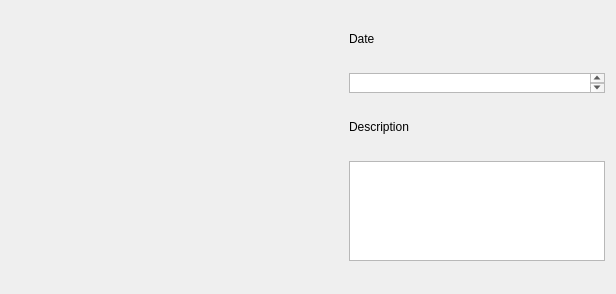
<?xml version="1.0" encoding="UTF-8"?>
<ui version="4.0">
 <class>RadiographWidget</class>
 <widget class="QWidget" name="RadiographWidget">
  <property name="geometry">
   <rect>
    <x>0</x>
    <y>0</y>
    <width>616</width>
    <height>294</height>
   </rect>
  </property>
  <property name="windowTitle">
   <string>Form</string>
  </property>
  <layout class="QHBoxLayout" name="horizontalLayout" stretch="1,0">
   <item>
    <widget class="QLabel" name="imageLabel">
     <property name="sizePolicy">
      <sizepolicy hsizetype="Preferred" vsizetype="Preferred">
       <horstretch>0</horstretch>
       <verstretch>0</verstretch>
      </sizepolicy>
     </property>
     <property name="text">
      <string/>
     </property>
    </widget>
   </item>
   <item>
    <layout class="QVBoxLayout" name="verticalLayout">
     <property name="sizeConstraint">
      <enum>QLayout::SetFixedSize</enum>
     </property>
     <item>
      <widget class="QLabel" name="DateLabel">
       <property name="sizePolicy">
        <sizepolicy hsizetype="Preferred" vsizetype="Fixed">
         <horstretch>0</horstretch>
         <verstretch>0</verstretch>
        </sizepolicy>
       </property>
       <property name="maximumSize">
        <size>
         <width>16777215</width>
         <height>20</height>
        </size>
       </property>
       <property name="text">
        <string>Date</string>
       </property>
      </widget>
     </item>
     <item>
      <widget class="QTextEdit" name="DateEdit">
       <property name="maximumSize">
        <size>
         <width>16777215</width>
         <height>20</height>
        </size>
       </property>
      </widget>
     </item>
     <item>
      <widget class="QLabel" name="DescriptionLabel">
       <property name="sizePolicy">
        <sizepolicy hsizetype="Preferred" vsizetype="Preferred">
         <horstretch>0</horstretch>
         <verstretch>0</verstretch>
        </sizepolicy>
       </property>
       <property name="maximumSize">
        <size>
         <width>16777215</width>
         <height>20</height>
        </size>
       </property>
       <property name="text">
        <string>Description</string>
       </property>
      </widget>
     </item>
     <item>
      <widget class="QTextEdit" name="DescriptionEdit">
       <property name="sizePolicy">
        <sizepolicy hsizetype="Expanding" vsizetype="Preferred">
         <horstretch>0</horstretch>
         <verstretch>0</verstretch>
        </sizepolicy>
       </property>
       <property name="maximumSize">
        <size>
         <width>16777215</width>
         <height>100</height>
        </size>
       </property>
      </widget>
     </item>
    </layout>
   </item>
  </layout>
 </widget>
 <resources/>
 <connections/>
</ui>
